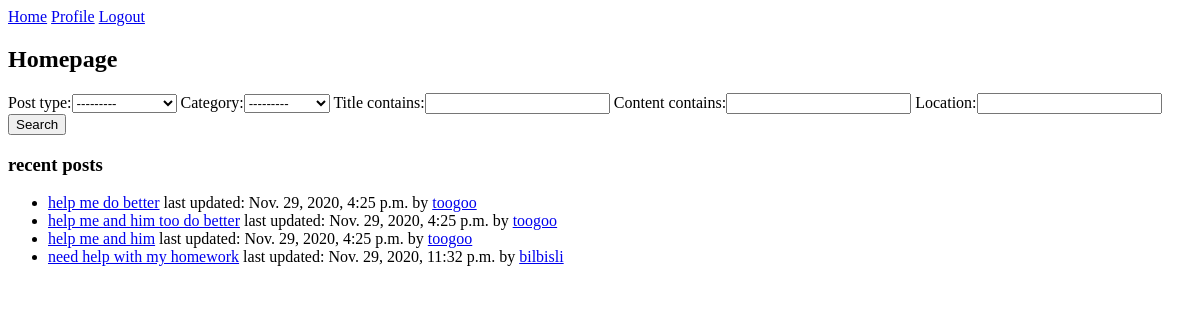
The page / (signed in) on the database as committed earlier.
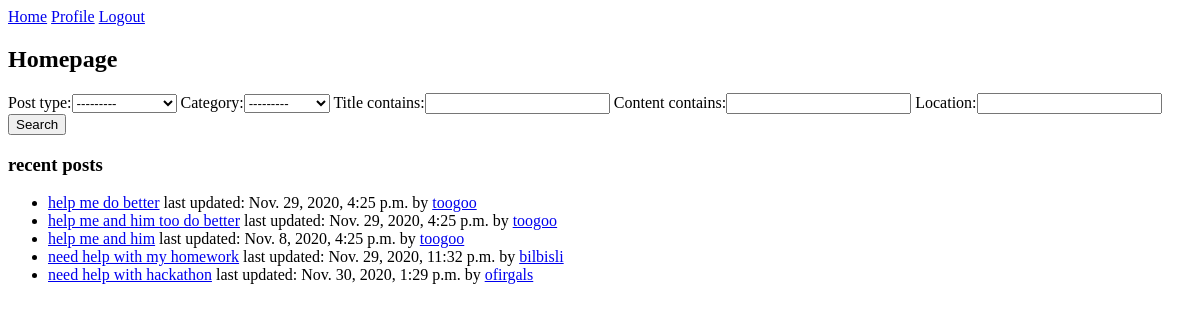
The same page on the database as committed later.
### homepage/models.py (models this page shows, shortened)
class PostType(models.Model):
    def __str__(self):
        return f'{self.post_type}'
    post_type = models.CharField(max_length=MIN_STRING)

class Post(models.Model):
    user = models.ForeignKey(User, on_delete=models.CASCADE)
    title = models.CharField(max_length=MEDIUM_STRING)
    category = models.ForeignKey(Category, null=True, related_name='posts', on_delete=models.SET_NULL)
    post_type = models.ForeignKey(PostType, null=True, related_name='posts', on_delete=models.SET_DEFAULT, default=1)
    post_status = models.ForeignKey(PostStatus, null=True, related_name='posts', on_delete=models.SET_DEFAULT, default=1)
    time_created = models.DateTimeField('time posted', default=now)
    time_updated_last = models.DateTimeField('last updated', default=now)
    location = models.CharField(max_length=MEDIUM_STRING)
    start_time = models.DateTimeField('relevant from', default=now)
    end_time = models.DateTimeField('relevant until', default=now)
    equipment = models.TextField(max_length=LARGE_STRING)
    content = models.TextField(max_length=MAX_STRING)

class Profile(models.Model):
    user = models.OneToOneField(User, on_delete=models.CASCADE)
    gender = models.ForeignKey(Gender, null=True, related_name='users', on_delete=models.SET_NULL)
    birth_date = models.DateTimeField('birth date')
    show_email = models.BooleanField(default=False)
    phone = models.CharField(max_length=MIN_STRING)
    show_phone = models.BooleanField(default=False)
    telegram = models.CharField(max_length=MIN_STRING)
    show_telegram = models.BooleanField(default=False)
    other_contact = models.CharField(max_length=LARGE_STRING)
    description = models.TextField(max_length=MAX_STRING)
    points = models.IntegerField(default=0)
    rating_sum = models.IntegerField(default=0)
    rating_count = models.IntegerField(default=0)
    def __str__(self):
        return f'{self.user.get_username()}'

### homepage/views.py (the view)
# urls.py: url(r'^$', homepage, name='home'),
@login_required(login_url='/login/')
def homepage(request):
    posts = Post.objects.all()
    post_filter = PostSearch(request.GET, queryset=posts)
    show_posts = post_filter.qs
    context = {'page_title': 'homepage', 'show_posts': show_posts, 'post_filter': post_filter}
    return render(request, 'homepage/homepage.html', context)

### homepage/models.py (called while the page is built)
    def __str__(self):
        return f'{self.name}'

### homepage/templates/homepage/homepage.html (shortened to what this page needs)
{% extends 'base/base.html' %}
{% block content %}
    <h2>Homepage</h2>
    <div class="search_posts">
        <form method="get">
            {{post_filter.form}}
            <button class="btn btn-primary" type="submit">Search</button>
        </form>
    </div>
    <div class="recent_posts">
        <h3>recent posts</h3>
        <ul>
            {% for post in show_posts %}
                <li><a href="/posts/post?id={{post.id}}" >{{post.title}}</a> last updated:
                    {{post.time_updated_last}} by <a href="/user/profile?id={{post.user.id}}" >{{post.user.profile}}</a> </li>
            {% endfor %}
        </ul>
    </div>
{% endblock %}

### homepage/templates/base/base.html (shortened to what this page needs)
<!DOCTYPE html>
<html lang="en">
<head>
</head>
<body>
    {% if user.is_authenticated %}
        <div class="user_panel">
            <a href="/" >Home</a>
            <a href="/user/profile?id={{user.id}}" >Profile</a>
            <a href="/logout">Logout</a>
        </div>
    {% endif %}
    <div id="content", name="content">
        {% block content %}
        {% endblock %}
    </div>
</body>
</html>

Rows that differ between the two databases and show on the page:
changed Post "help me and him": time_updated_last "Nov. 29, 2020, 4:25 p.m." → "Nov. 8, 2020, 4:25 p.m."
added Post: title "need help with hackathon", time_updated_last "Nov. 30, 2020, 1:29 p.m.", user.profile "ofirgals"
